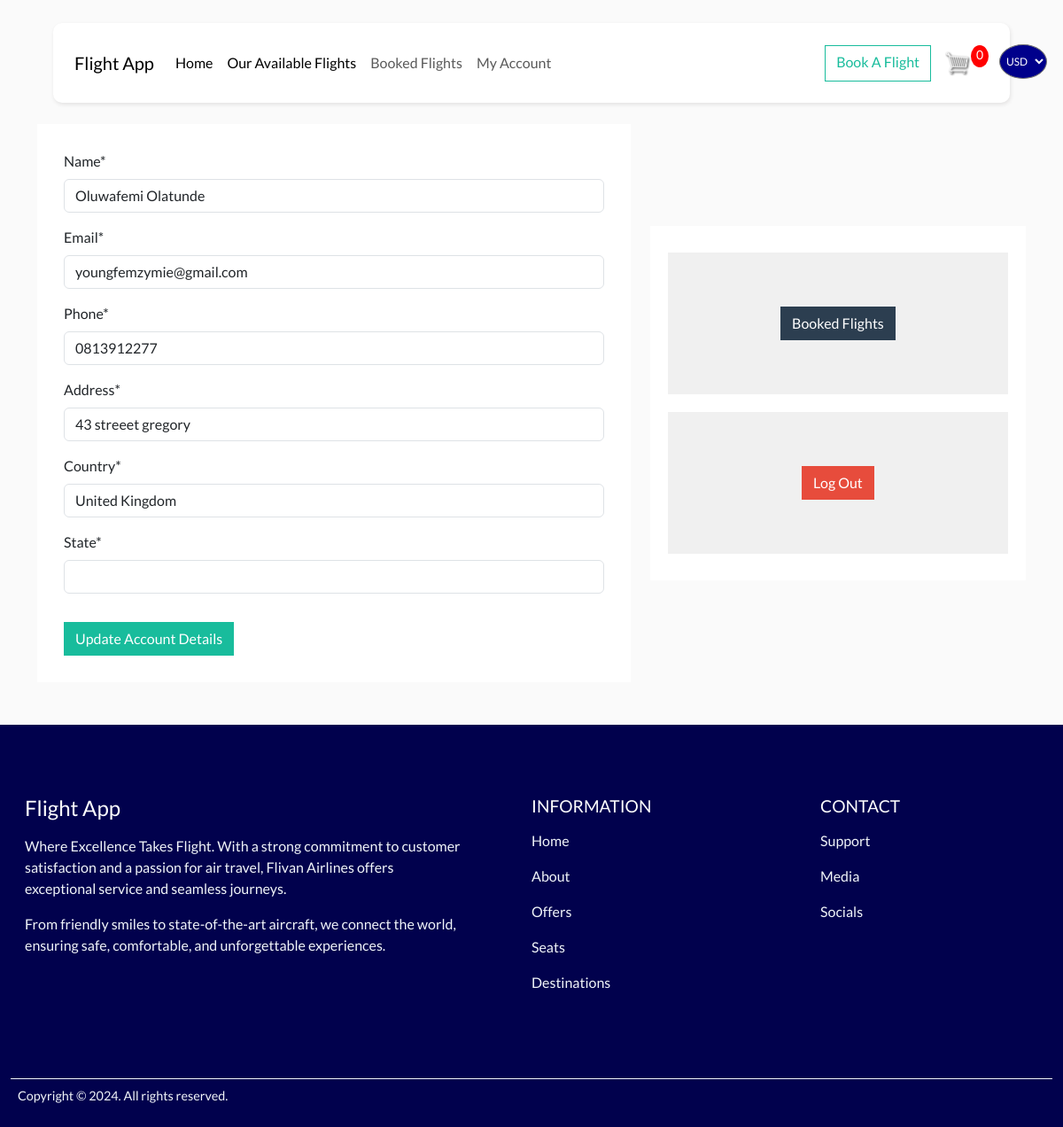
Page /user-details/ (signed in) on the committed database.
### airline/models.py (models this page shows, shortened)
class Customer(models.Model):
    customer = models.OneToOneField(User, on_delete=models.CASCADE ,null=True, blank=True)
    name = models.CharField(max_length=200)
    email = models.EmailField(max_length=200, null=True)
    phone = models.CharField(max_length=200, null=True)
    address = models.CharField(max_length=200, null=True)
    country = models.CharField(max_length=200, null=True)
    state = models.CharField(max_length=200, null=True)

### airline/views.py (the view)
# urls.py: path('user-details/', views.userDetailsView, name='user-details'),
@login_required
def userDetailsView(request):
    user = request.user
    customer, created = Customer.objects.get_or_create(customer=user)
    if request.method == 'POST':
        print('called')
        customerform = customerForm(request.POST, instance=customer)
        if customerform.is_valid():
            customerform.save()
    else:
        customerform = customerForm(instance=customer)
    context = {'customerformContext': customerform}
    return render(request, 'user/user-details.html', context)

### airline/form.py
class customerForm(forms.ModelForm):
    class Meta:
        model = Customer
        fields = ['name', 'email', 'phone', 'address', 'country', 'state']

### airline/models.py (called while the page is built)
    @property
    def get_total_seats_booked(self):
        cartitem = self.orderitem_set.all()
        totalSeatsBooked = sum([item.quantity for item in cartitem])
        return totalSeatsBooked

### airline/templates/user/user-details.html (shortened to what this page needs)
{% extends 'airline/base.html' %}
{% load crispy_forms_tags %}
{% block content %}
<div class="container">
    <section class="all-user-detail-container">
        <div class="two-user-details-boxes-1">
            <form action="" method="post" class="form-group">
                {{ customerformContext|crispy }}
                <button type="submit" class="btn btn-success mt-3">Update Account Details</button>
            </form>
        </div>
        <div class="two-user-details-boxes-2">
            <div class="inner-user-detail-box">
                <a class="btn btn-primary"  href="{% url 'booked-flights' %}"> Booked Flights</a>
            </div>
            <div class="inner-user-detail-box">
                <form action="{% url 'logout' %}" method="post" class="form-inline">
                    <button type="submit" class="btn btn-danger">Log Out</button>
                </form>
            </div>
        </div>
    </section>
</div>
{% endblock %}

### static/css/importedstyles.css (style rules this page uses)
:root { --primary-color: #3d5cb8; --primary-color-dark: #334c99; --text-dark: #0f172a; --text-light: #64748b; --extra-light: #f1f5f9; --white: #ffffff; --max-width: 1200px; }
* { padding: 0; margin: 0; box-sizing: border-box; }
a { text-decoration: none; }
body { background-color: hsl(0, 0%, 98%); }
.btn { border-radius: 0; }

### static/css/styles.css (style rules this page uses)
* { padding: 0; scroll-behavior: smooth; margin: 0 }
body { display: flex; flex-direction: column; justify-content: center; align-items: center; position: relative; }
.all-user-detail-container { margin-top: 140px; display: flex; justify-content: space-between; align-items: center; }
.two-user-details-boxes-1 { background-color: white; width: 60%; padding: 30px; }
.two-user-details-boxes-2 { background-color: white; width: 38%; display: flex; justify-content: center; align-items: center; flex-direction: column; height: 400px; padding: 20px; }
.inner-user-detail-box { display: flex; justify-content: center; align-items: center; flex-direction: column; background-color: rgb(240, 240, 240); padding: 30px; width: 100%; margin: 10px 0; height: 180px; }

### rows in the picture
Customer: name "Oluwafemi Olatunde", email "youngfemzymie@gmail.com", phone "0813912277", address "43 streeet gregory", country "United Kingdom"

### other values in the picture
{{ cartIconShowQuantity }} "0"
